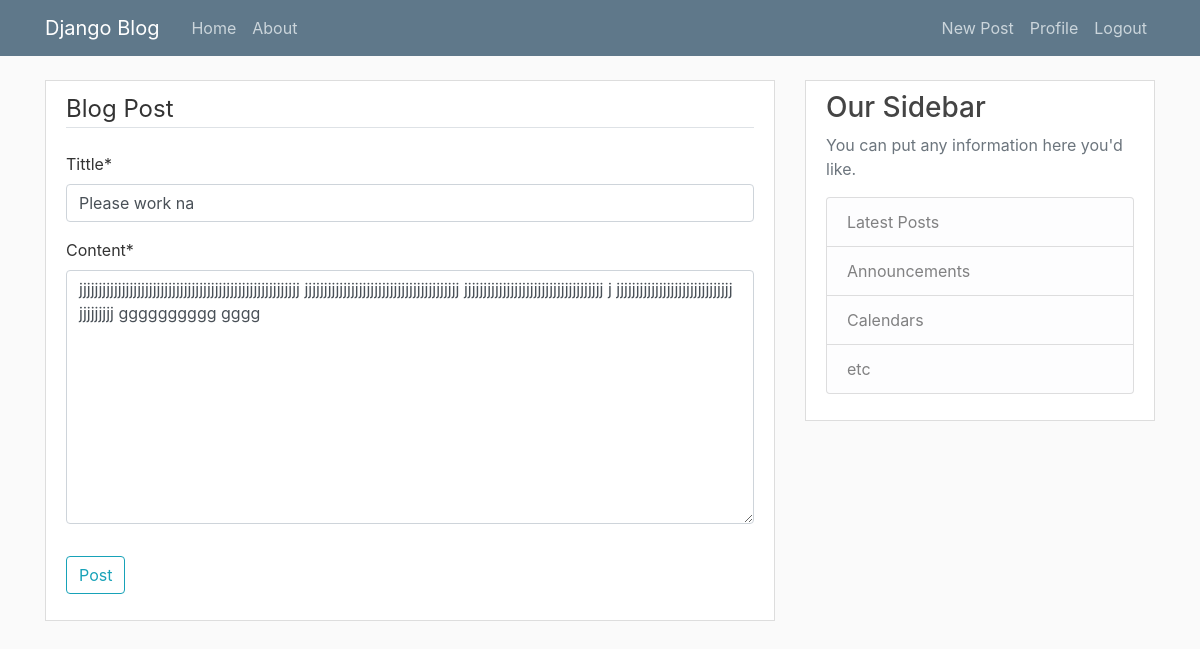
Screenshot of /post/16/update/ (signed in) with the database file from the repository.
### blog/models.py (models this page shows, shortened)
@python_2_unicode_compatible
class Post(models.Model, HitCountMixin):
    tittle = models.CharField(max_length=100)
    content = models.TextField()
    date_posted = models.DateTimeField(default=timezone.now)
    author = models.ForeignKey(User, on_delete=models.CASCADE)
    hit_count_generic = GenericRelation(
        HitCount, object_id_field='object_pk',
        related_query_name='hit_count_generic_relation')

### blog/views.py (the view, shortened to what this page needs)
# urls.py: path('post/<int:pk>/update/', PostUpdateView.as_view(), name='post-update'),
class PostUpdateView(LoginRequiredMixin, UserPassesTestMixin, UpdateView):
    model = Post
    fields = ['tittle', 'content']
    def test_func(self):
        post = self.get_object()
        if self.request.user == post.author:
            return True
        return False

### blog/templates/blog/post_form.html (shortened to what this page needs)
{% extends "blog/base.html" %}
{% load crispy_forms_tags %}
{% block content %}
    <div class="content-section">
        <form method="POST">
            <fieldset class="form-group">
                <legend class="border-bottom mb-4">Blog Post</legend>
                {{ form|crispy }}
            </fieldset>
            <div class="form-group">
                <button class="btn btn-outline-info" type="submit">Post</button>
            </div>
        </form>
    </div>
{% endblock content %}

### blog/static/blog/main.css (style rules this page uses)
body { background: #fafafa; color: #333333; margin-top: 5rem; }
.content-section { background: #ffffff; padding: 10px 20px; border: 1px solid #dddddd; border-radius: px; margin-bottom: 20px; }

### rows the page displays
Post: tittle "Please work na", content "jjjjjjjjjjjjjjjjjjjjjjjjjjjjjjjjjjjjjjjjjjjjjjjjjjjjjjjjj jjjjjjjjjjjjjjjjjjjjjjjjjjjjjjjjjjjjjjjj jjjjjjjjjjjjjjjjjjjjjjjjjjjjjjjjjjjj j jjjjjjjjjjjjjjjjjjjjjjjjjjjjjj jjjjjjjjj gggggggggg gggg"
